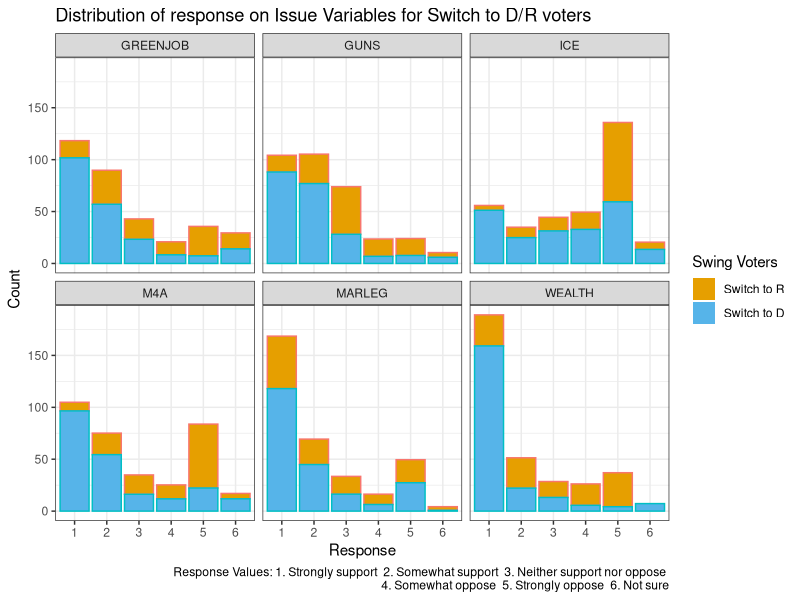
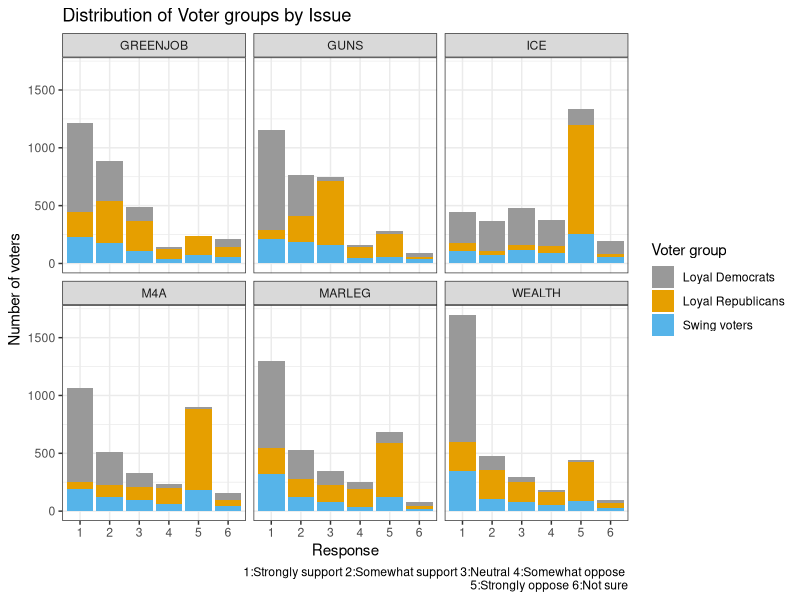
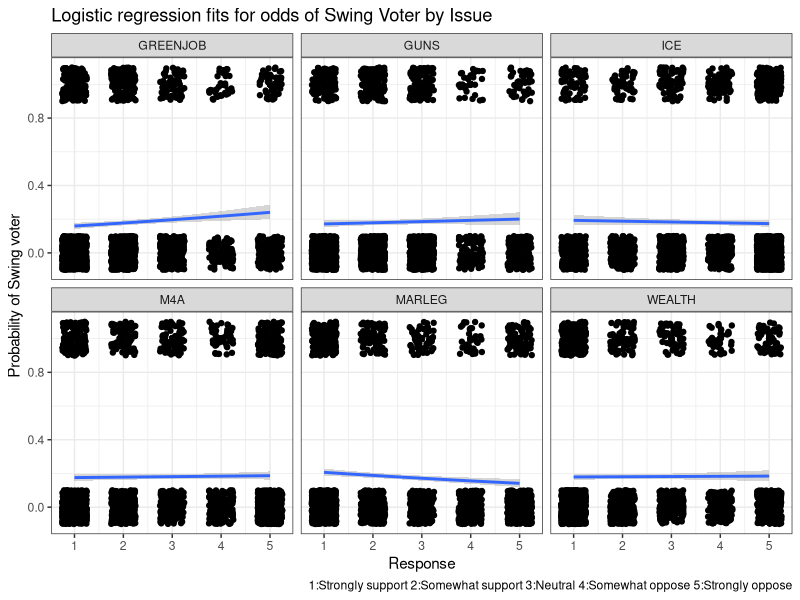
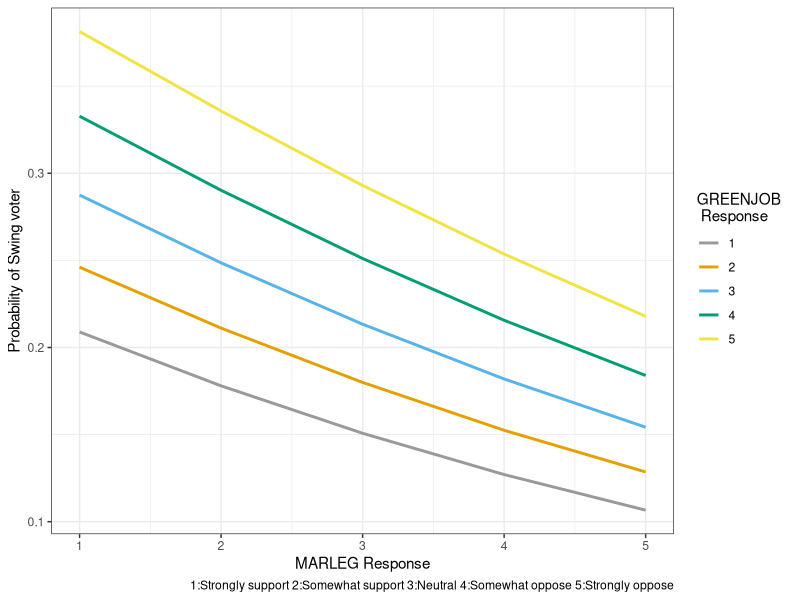
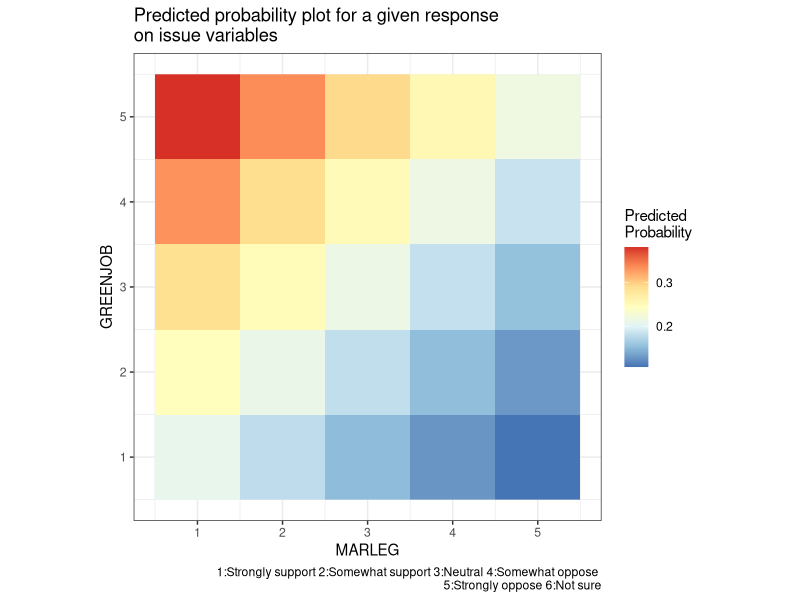
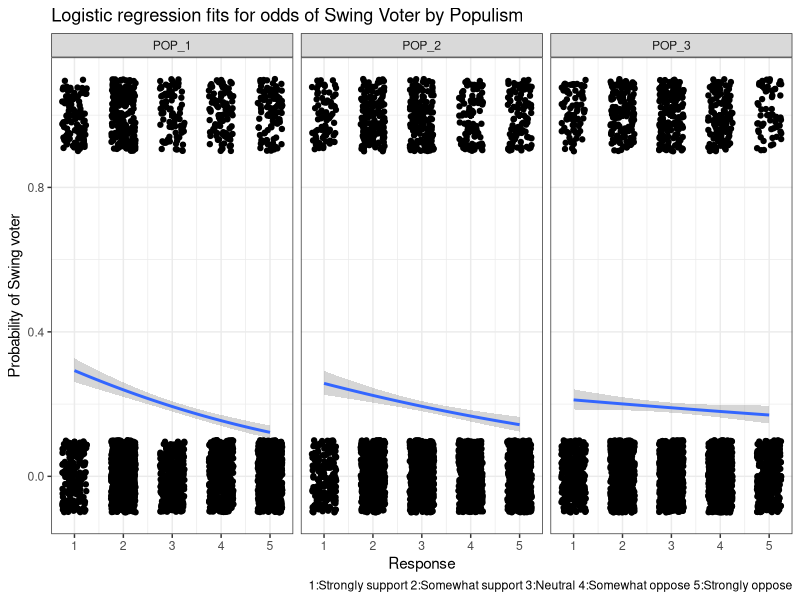
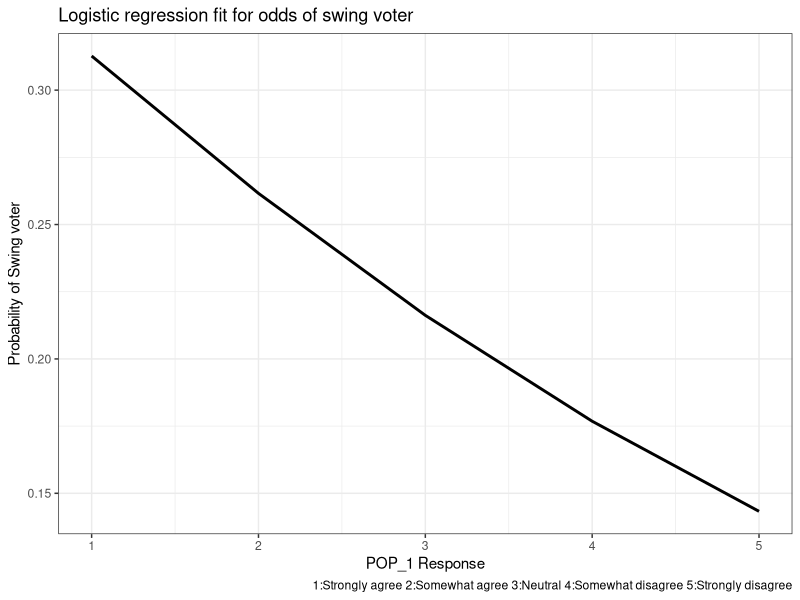
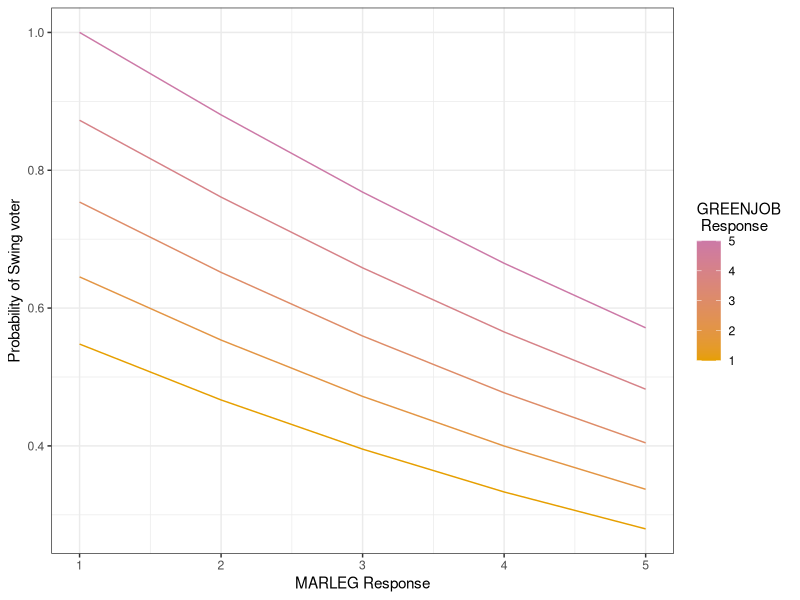

Reproduce these figures in R, in order.
## ---- chunk 1
knitr::opts_chunk$set(echo = FALSE, tidy = TRUE, warning = FALSE, message = FALSE)
## ---- chunk 2
library(tidyverse)
library(broom)
library(arm)
library(GGally)
cb_palette = c("#999999", "#E69F00", "#56B4E9", "#009E73", "#F0E442", "#0072B2", "#D55E00", "#CC79A7")
## ---- chunk 3
# Load Data
dfp_WTHH = read.csv("DFP_WTHH_release.csv")
names(dfp_WTHH)[1] <- "rowid"
dfp = dplyr::select(dfp_WTHH, rowid, house3, presvote16post, weight_DFP, M4A, GREENJOB, WEALTH, MARLEG, ICE, GUNS, POP_1, POP_2, POP_3, gender)
# Removing NAs or 7 (Did not vote) for presvote16post
dfp =  dfp[!(is.na(dfp$presvote16post) | dfp$presvote16post == 7),]
# summary(dfp)
n_row = nrow(dfp)
## ---- chunk 4
is_swing_voter <- function() {
  vect = as.numeric(rep.int(1, times = n_row))
  for(i in 1:n_row) {
    if(dfp$presvote16post[i] == 1 && dfp$house3[i] == 1)
      vect[i] = 2
    else if(dfp$presvote16post[i] == 2 && dfp$house3[i] == 2)
      vect[i] = 3
    else if(dfp$presvote16post[i] != 2 && dfp$house3[i] == 2)
      vect[i] = 4
    else if(dfp$presvote16post[i] != 1 && dfp$house3[i] == 1)
      vect[i] = 5
  }
  return(vect)
}
# 1 = Swing, 2 = Loyal Demo, 3 = Loyal Rep, 4 = Switch to R, 5 = Switch to D
dfp$is_swing = is_swing_voter()
dfp$is_swing = factor(dfp$is_swing, labels = c("Swing", "Loyal Democrat", "Loyal Republican", "Switch to R", "Switch to D"))

## ---- chunk 5
dfp.q1 = dfp %>% subset(., subset = (.$is_swing == "Switch to R" | (.$is_swing == "Switch to D")), select = c("is_swing", "M4A", "GREENJOB", "WEALTH", "MARLEG", "ICE", "GUNS", "weight_DFP"))

cb_palette2 = c("#E69F00", "#56B4E9")

dfp.q1 = gather(dfp.q1, key = "ISSUE", value = "RESPONSE", c("M4A", "GREENJOB", "WEALTH", "MARLEG", "ICE", "GUNS"))
dfp.q1$RESPONSE = factor(dfp.q1$RESPONSE)
dfp.q1 = na.omit(dfp.q1)
ggplot(dfp.q1, aes(x = RESPONSE, color = is_swing, fill = is_swing)) + stat_count((aes(weight = weight_DFP))) + facet_wrap(~ISSUE) + theme_bw() + guides(fill = guide_legend(title="Swing Voters"), color = FALSE) + scale_fill_manual(values = cb_palette2) + labs(title="Distribution of response on Issue Variables for Switch to D/R voters", caption = "Response Values: 1. Strongly support  2. Somewhat support  3. Neither support nor oppose \n  4. Somewhat oppose  5. Strongly oppose  6. Not sure") + ylab("Count") + xlab("Response")
## ---- chunk 6
WTHH_full = read_csv("DFP_WTHH_release.csv")
WTHH = WTHH_full[c("presvote16post", "house3", "weight_DFP", "M4A", "GREENJOB", "WEALTH", "MARLEG", "ICE", "GUNS", "POP_1", "POP_2", "POP_3")]
## ---- chunk 7
# WTHH$grp <- ifelse(WTHH$presvote16post==1 & WTHH$house3==1, "Loyal Democrats", ifelse(WTHH$presvote16post==2 & WTHH$house3==2, "Loyal Republicans", ifelse(!(WTHH$presvote16post %in% c(7,NA)), "Swing voters", NA)))
WTHH$grp <- ifelse(WTHH$presvote16post==1 & WTHH$house3==1, "Loyal Democrats", ifelse(WTHH$presvote16post==2 & WTHH$house3==2, "Loyal Republicans", ifelse(!is.na(WTHH$presvote16post), "Swing voters", NA)))

WTHH$swing_bhv <- ifelse(WTHH$grp=="Swing voters", ifelse(WTHH$house3==1, "Switch to D", ifelse(WTHH$house3==2, "Switch to R", "Others")), NA)

# cols <- c("presvote16post", "house3", "M4A", "GREENJOB", "WEALTH", "MARLEG", "ICE", "GUNS", "POP_1", "POP_2", "POP_3", "grp", "swing_bhv")
# WTHH[cols] <- lapply(WTHH[cols], factor)
## ---- chunk 8
WTHH.long = gather(WTHH, key="issue", value="response",
                   c("M4A", "GREENJOB", "WEALTH", "MARLEG", "ICE", "GUNS"))
cols <- c("issue", "response")
WTHH.long[cols] <- lapply(WTHH.long[cols], factor)
WTHH.long <- WTHH.long[c("issue", "response", "grp", "weight_DFP")]
WTHH.long <- WTHH.long[!is.na(WTHH.long$response) & !is.na(WTHH.long$grp),]
## ---- chunk 9
ggplot(WTHH.long, aes(x=response)) + stat_count(aes(fill=grp, weight=weight_DFP)) +
  facet_wrap(~issue) + scale_fill_manual(values=cb_palette) +
  labs(fill="Voter group", caption="1:Strongly support 2:Somewhat support 3:Neutral 4:Somewhat oppose \n5:Strongly oppose 6:Not sure") +
  ggtitle("Distribution of Voter groups by Issue") +
  xlab("Response") + ylab("Number of voters") +
  theme_bw()
## ---- chunk 10
WTHH$swing_voter = ifelse(WTHH$grp=="Swing voters", 1, ifelse(is.na(WTHH$grp), NA, 0))
WTHH.issue = WTHH[c("GREENJOB", "GUNS", "ICE", "M4A", "MARLEG", "WEALTH", "weight_DFP", "swing_voter")]
## ---- chunk 11
WTHH.issue <- WTHH.issue[rowSums(WTHH.issue[,c(1,2,3,4,5,6)] == 6) == 0,]
WTHH.issue <- WTHH.issue[complete.cases(WTHH.issue),]
## ---- chunk 12
WTHH.issue.long = gather(WTHH.issue, key="issue", value="response",
                   c("M4A", "GREENJOB", "WEALTH", "MARLEG", "ICE", "GUNS"))
ggplot(WTHH.issue.long, aes(x=response, y=swing_voter)) + geom_point(alpha=0.4) +
  geom_jitter(height=0.1, width=0.25) +
  geom_smooth(method = "glm", method.args = list(family = "binomial")) +
  facet_wrap(~issue) +
  labs(caption="1:Strongly support 2:Somewhat support 3:Neutral 4:Somewhat oppose 5:Strongly oppose") +
  ggtitle("Logistic regression fits for odds of Swing Voter by Issue") +
  xlab("Response") + ylab("Probability of Swing voter") +
  theme_bw()
## ---- chunk 13
WTHH.issue.logit <- glm(swing_voter ~ GREENJOB + MARLEG, weights=weight_DFP, family="quasibinomial", data=WTHH.issue)
display(WTHH.issue.logit)
## ---- chunk 14
issue.predict.grid = expand.grid(MARLEG = seq(1, 5, 1), GREENJOB = seq(1, 5, 1))
issue.pred = predict(WTHH.issue.logit, type = "response", newdata = issue.predict.grid)
issue.pred.df = data.frame(issue.predict.grid, swing.prob = as.vector(issue.pred))

ggplot(issue.pred.df, aes(x = MARLEG, y = swing.prob, group = factor(GREENJOB), color = factor(GREENJOB))) +
  geom_line(size=1) + xlab("MARLEG Response") + ylab("Probability of Swing voter") +
  labs(color = "GREENJOB \n Response", caption="1:Strongly support 2:Somewhat support 3:Neutral 4:Somewhat oppose 5:Strongly oppose") +
  theme_bw() + scale_color_manual(values = cb_palette)
## ---- chunk 15
# Raster 
ggplot(issue.pred.df, aes(x = MARLEG, y = GREENJOB, z = swing.prob)) + geom_raster(aes(fill = swing.prob))  + coord_fixed() + scale_fill_distiller(palette = "RdYlBu") + theme_bw() + labs(title="Predicted probability plot for a given response \non issue variables", fill = "Predicted \nProbability", caption="1:Strongly support 2:Somewhat support 3:Neutral 4:Somewhat oppose \n5:Strongly oppose 6:Not sure" )
## ---- chunk 16
WTHH.pop = WTHH[c("POP_1", "POP_2", "POP_3", "weight_DFP", "swing_voter")]
## ---- chunk 17
WTHH.pop <- WTHH.pop[rowSums(WTHH.pop[,c(1,2,3)] == 6) == 0,]
WTHH.pop <- WTHH.pop[complete.cases(WTHH.pop),]
## ---- chunk 18
WTHH.pop.long = gather(WTHH.pop, key="populism", value="response",
                   c("POP_1", "POP_2", "POP_3"))
ggplot(WTHH.pop.long, aes(x=response, y=swing_voter)) + geom_point(alpha=0.4) +
  geom_jitter(height=0.1, width=0.25) +
  geom_smooth(method = "glm", method.args = list(family = "binomial")) +
  facet_wrap(~populism) +
  labs(caption="1:Strongly support 2:Somewhat support 3:Neutral 4:Somewhat oppose 5:Strongly oppose") +
  ggtitle("Logistic regression fits for odds of Swing Voter by Populism") +
  xlab("Response") + ylab("Probability of Swing voter") +
  theme_bw()
## ---- chunk 19
WTHH.pop.logit <- glm(swing_voter ~ POP_1, weights=weight_DFP, family="quasibinomial", data=WTHH.pop)
display(WTHH.pop.logit)
## ---- chunk 20
pop.predict.grid = expand.grid(POP_1 = seq(1, 5, 1))
pop.pred = predict(WTHH.pop.logit, type = "response", newdata = pop.predict.grid)
pop.pred.df = data.frame(pop.predict.grid, swing.prob = as.vector(pop.pred))
ggplot(pop.pred.df, aes(x = POP_1, y = swing.prob)) +
  geom_line(size=1) + xlab("POP_1 Response") + ylab("Probability of Swing voter") +
  labs(caption="1:Strongly agree 2:Somewhat agree 3:Neutral 4:Somewhat disagree 5:Strongly disagree", title="Logistic regression fit for odds of swing voter") +
  theme_bw() + scale_color_manual(values = cb_palette)
## ---- chunk 21
issue.predict.grid = expand.grid(MARLEG = seq(1, 5, 1), GREENJOB = seq(1, 5, 1))
issue.pred = predict(WTHH.issue.logit, type = "response", newdata = issue.predict.grid)
issue.pred.df = data.frame(issue.predict.grid, swing.prob = as.vector(issue.pred/max(issue.pred)))
ggplot(issue.pred.df, aes(x = MARLEG, y = swing.prob, group = GREENJOB, color = GREENJOB)) + geom_line() + xlab("MARLEG Response") + ylab("Probability of Swing voter") + labs(color = "GREENJOB \n Response") + theme_bw() + scale_color_continuous(low = "#E69F00", high = "#CC79A7")
## ---- chunk 22
WTHH.issue.logit1 <- glm(swing_voter ~ GREENJOB + GUNS + ICE + M4A + MARLEG + WEALTH, weights=weight_DFP, family="quasibinomial", data=WTHH.issue)
display(WTHH.issue.logit1)
## ---- chunk 23
WTHH.issue.logit3 <- glm(swing_voter ~ GREENJOB * GUNS * ICE * M4A * MARLEG * WEALTH, weights=weight_DFP, family="quasibinomial", data=WTHH.issue)
display(WTHH.issue.logit3)
## ---- chunk 24
WTHH.issue.logit.df <- WTHH.issue
WTHH.issue.logit.df$.fitted <- fitted.values(WTHH.issue.logit)
WTHH.issue.logit.df$.resid <- residuals(WTHH.issue.logit, type="response")
WTHH.issue.logit.df$.pred <- 1 * (WTHH.issue.logit.df$.fitted > max(WTHH.issue.logit.df$.fitted)/1)
Correct <- (WTHH.issue.logit.df$swing_voter == WTHH.issue.logit.df$.pred)
1 - (sum(Correct) / nrow(WTHH.issue.logit.df))
summary(factor(WTHH.issue.logit.df$swing_voter))
## ---- chunk 25
ggplot(WTHH.issue.logit.df, aes(x=GREENJOB, y=.resid)) + geom_point(alpha=0.4) +
  geom_jitter(height=0.1, width=0.25) + geom_smooth(method = "loess", method.args = list(degree = 1)) +
  xlab("Response") + ylab("Residuals") + ggtitle("Residual plot for GREENJOB")
ggplot(WTHH.issue.logit.df, aes(x=MARLEG, y=.resid)) + geom_point(alpha=0.4) +
  geom_jitter(height=0.1, width=0.25) + geom_smooth(method = "loess", method.args = list(degree = 1)) +
  xlab("Response") + ylab("Residuals") + ggtitle("Residual plot for MARLEG")
## ---- chunk 26
WTHH.pop.logit1 <- glm(swing_voter ~ POP_1 * POP_2 * POP_3, weights=weight_DFP, family="quasibinomial", data=WTHH.pop)
display(WTHH.pop.logit1)
